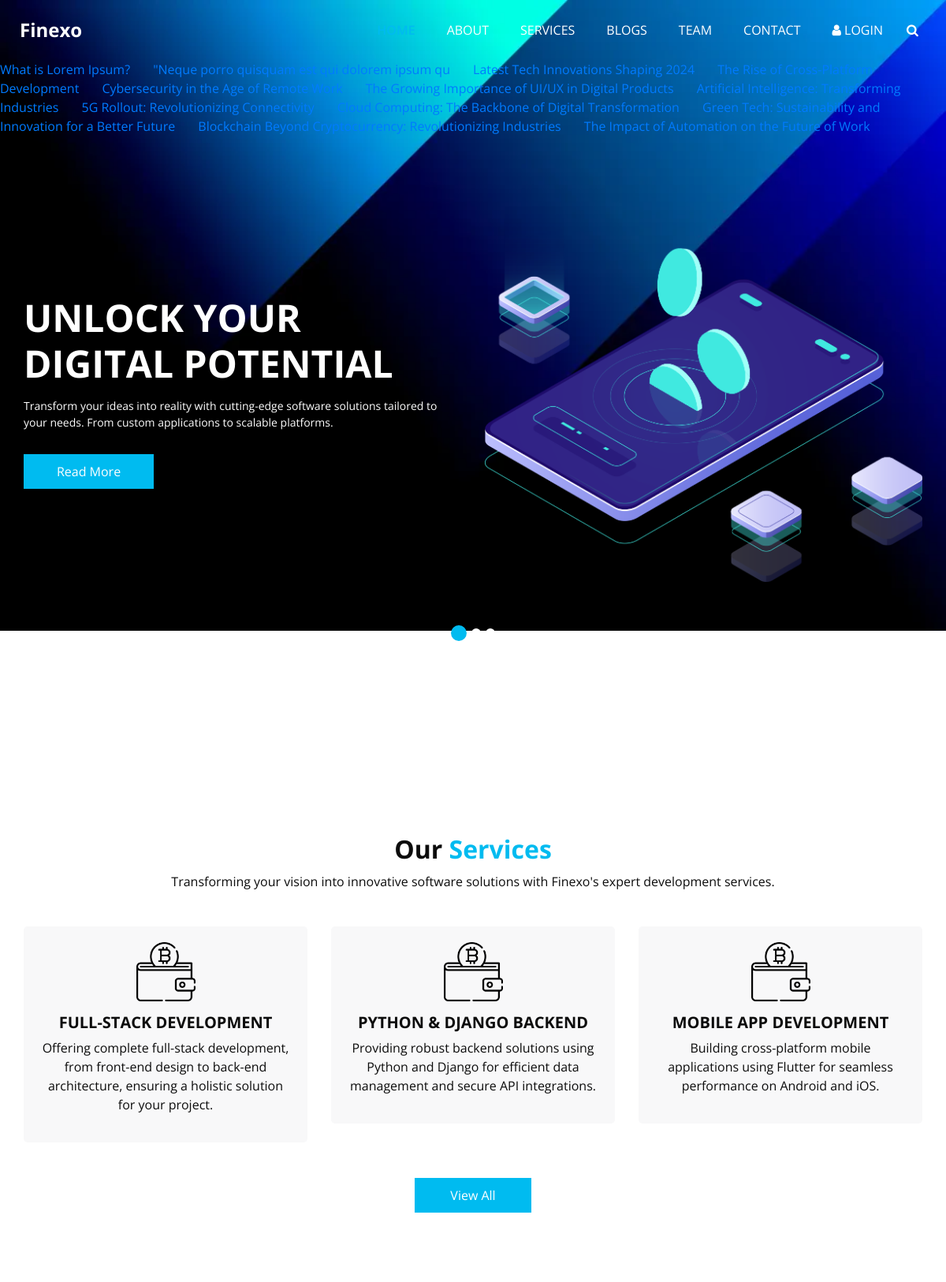
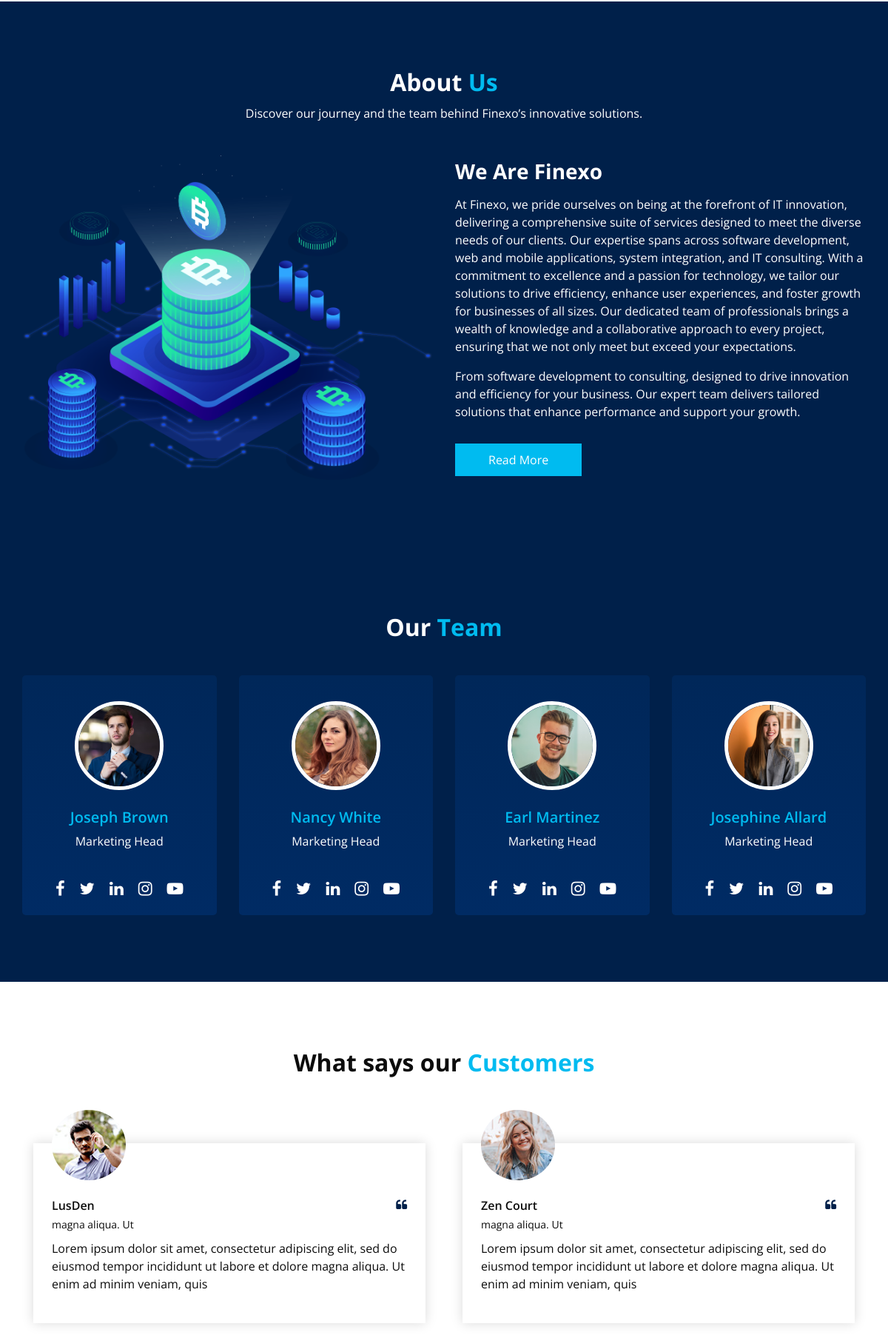
The page / (upper part) on the database its author committed (2 pictures, top to bottom).
### news/models.py (models this page shows)
class news(models.Model):
    news_title=models.CharField(max_length=100)
    news_desc=HTMLField()
    news_image=models.FileField(upload_to="news/", max_length=250, null=True, default=None)

### newservice/models.py (models this page shows)
class newserviceclass(models.Model):
    service_icon = models.CharField(max_length=50)
    service_title = models.CharField(max_length=50)
    service_desc = models.TextField()

### prj1/views.py (the view)
# urls.py: 2. Add a URL to urlpatterns:  path('', views.home, name='home')
def home(request):
    newsdata = news.objects.all();
    newservicedata = newserviceclass.objects.all().order_by('-id')[:3]
    data={
       'mytitle':"Finexo",
        "dharas":"Dhara's",
        "secondtext":"Website",
        "clist":["php", "java", "Django"],
        "numbers" : [10,20,30,40,50],
        "student_details" : [
            {'name':'Dhara', 'phone':'8724958284'},
             {'name':'Hetvi', 'phone':'8724958284'},
        ],
        'newsdata': newsdata,
        'servicesdata': newservicedata
    }
    return render(request,"index.html",data)

### templates/index.html (shortened to what this page needs)
{% extends "base.html" %}
{% block content %}
<marquee onmouseover="stop()" onmouseout="start()" style="color:white">
  {% for news in newsdata %}
  <a href="/newsdetail1/{{news.id}}">{{news.news_title}} </a>&nbsp &nbsp &nbsp
  {% endfor %}
</marquee>
    <section class="slider_section ">
      <div id="customCarousel1" class="carousel slide" data-ride="carousel">
        <div class="carousel-inner">
          <div class="carousel-item active">
            <div class="container ">
              <div class="row">
                <div class="col-md-6 ">
                  <div class="detail-box">
                    <h1>
                      Unlock Your<br> Digital Potential
                    </h1>
                    <p>
                      Transform your ideas into reality with cutting-edge software solutions tailored to your needs. From custom applications to scalable platforms.
                    </p>
                    <div class="btn-box">
                      <a href="/services1/" class="btn1">
                        Read More
                      </a>
                    </div>
                  </div>
                </div>
                <div class="col-md-6">
                  <div class="img-box">
                    <img src="/static/images/slider-img.png" alt="">
                  </div>
                </div>
              </div>
            </div>
          </div>
        </div>
        <ol class="carousel-indicators">
          <li data-target="#customCarousel1" data-slide-to="0" class="active"></li>
          <li data-target="#customCarousel1" data-slide-to="1"></li>
          <li data-target="#customCarousel1" data-slide-to="2"></li>
        </ol>
      </div>
    </section>
  </div>
  <section class="service_section layout_padding">
    <div class="service_container">
      <div class="container ">
        <div class="heading_container heading_center">
          <h2>
            Our <span>Services</span>
          </h2>
          <p>
            Transforming your vision into innovative software solutions with Finexo's expert development services.  </p>
        </div>
        <div class="row">
          {% for n in servicesdata %}
          <div class="col-md-4 ">
            <div class="box ">
              <div class="img-box">
                <img src="/static/images/s1.png" alt="">
              </div>
              <div class="detail-box">
                <h5>
                  {{n.service_title}}
                </h5>
                <p>
                  {{n.service_desc | safe }}
                </p>
              </div>
            </div>
          </div>
          {% endfor %}
        </div>
        <div class="btn-box">
          <a href="/services1/">
            View All
          </a>
        </div>
      </div>
    </div>
  </section>
  <section class="about_section layout_padding">
    <div class="container  ">
      <div class="heading_container heading_center">
        <h2>
          About <span>Us</span>
        </h2>
        <p>
          Discover our journey and the team behind Finexo’s innovative solutions.  </p>
      </div>
      <div class="row">
        <div class="col-md-6 ">
          <div class="img-box">
            <img src="/static/images/about-img.png" alt="">
          </div>
        </div>
        <div class="col-md-6">
          <div class="detail-box">
            <h3>
              We Are Finexo
            </h3>
            <p>
              At Finexo, we pride ourselves on being at the forefront of IT innovation, delivering a comprehensive suite of services designed to meet the diverse needs of our clients. Our expertise spans across software development, web and mobile applications, system integration, and IT consulting. With a commitment to excellence and a passion for technology, we tailor our solutions to drive efficiency, enhance user experiences, and foster growth for businesses of all sizes. Our dedicated team of professionals brings a wealth of knowledge and a collaborative approach to every project, ensuring that we not only meet but exceed your expectations.
            </p>
            <p>
              From software development to consulting, designed to drive innovation and efficiency for your business. Our expert team delivers tailored solutions that enhance performance and support your growth.
            </p>
            <a href="/about1/">
              Read More
            </a>
          </div>
        </div>
      </div>
    </div>
  </section>
  <section class="team_section layout_padding">
    <div class="container-fluid">
      <div class="heading_container heading_center">
        <h2 class="">
          Our <span> Team</span>
        </h2>
      </div>
      <div class="team_container">
        <div class="row">
          <div class="col-lg-3 col-sm-6">
            <div class="box ">
              <div class="img-box">
                <img src="/static/images/team-1.jpg" class="img1" alt="">
              </div>
              <div class="detail-box">
                <h5>
                  Joseph Brown
                </h5>
                <p>
                  Marketing Head
                </p>
              </div>
              <div class="social_box">
                <a href="#">
                  <i class="fa fa-facebook" aria-hidden="true"></i>
                </a>
                <a href="#">
                  <i class="fa fa-twitter" aria-hidden="true"></i>
                </a>
                <a href="#">
                  <i class="fa fa-linkedin" aria-hidden="true"></i>
                </a>
                <a href="#">
                  <i class="fa fa-instagram" aria-hidden="true"></i>
                </a>
                <a href="#">
                  <i class="fa fa-youtube-play" aria-hidden="true"></i>
                </a>
              </div>
            </div>
          </div>
          <div class="col-lg-3 col-sm-6">
            <div class="box ">
              <div class="img-box">
                <img src="/static/images/team-2.jpg" class="img1" alt="">
              </div>
              <div class="detail-box">
                <h5>
                  Nancy White
                </h5>
                <p>
                  Marketing Head
                </p>
              </div>
              <div class="social_box">
                <a href="#">
                  <i class="fa fa-facebook" aria-hidden="true"></i>
                </a>
                <a href="#">
                  <i class="fa fa-twitter" aria-hidden="true"></i>
                </a>
                <a href="#">
                  <i class="fa fa-linkedin" aria-hidden="true"></i>
                </a>
                <a href="#">
                  <i class="fa fa-instagram" aria-hidden="true"></i>
                </a>
                <a href="#">
                  <i class="fa fa-youtube-play" aria-hidden="true"></i>
                </a>
              </div>
            </div>
          </div>
          <div class="col-lg-3 col-sm-6">
            <div class="box ">
              <div class="img-box">
                <img src="/static/images/team-3.jpg" class="img1" alt="">
              </div>
              <div class="detail-box">
                <h5>
                  Earl Martinez
                </h5>
                <p>
                  Marketing Head
                </p>
              </div>
              <div class="social_box">
                <a href="#">
                  <i class="fa fa-facebook" aria-hidden="true"></i>
                </a>
                <a href="#">
                  <i class="fa fa-twitter" aria-hidden="true"></i>
                </a>
                <a href="#">
                  <i class="fa fa-linkedin" aria-hidden="true"></i>
                </a>
                <a href="#">
                  <i class="fa fa-instagram" aria-hidden="true"></i>
                </a>
                <a href="#">
                  <i class="fa fa-youtube-play" aria-hidden="true"></i>
                </a>
              </div>
            </div>
          </div>
          <div class="col-lg-3 col-sm-6">
            <div class="box ">
              <div class="img-box">
                <img src="/static/images/team-4.jpg" class="img1" alt="">
              </div>
              <div class="detail-box">
                <h5>
                  Josephine Allard
                </h5>
                <p>
                  Marketing Head
                </p>
              </div>
              <div class="social_box">
                <a href="#">
                  <i class="fa fa-facebook" aria-hidden="true"></i>
                </a>
                <a href="#">
                  <i class="fa fa-twitter" aria-hidden="true"></i>
                </a>
                <a href="#">
                  <i class="fa fa-linkedin" aria-hidden="true"></i>
                </a>
                <a href="#">
                  <i class="fa fa-instagram" aria-hidden="true"></i>
                </a>
                <a href="#">
                  <i class="fa fa-youtube-play" aria-hidden="true"></i>
                </a>
              </div>
            </div>
          </div>
        </div>
      </div>
    </div>
  </section>
  <section class="client_section layout_padding">
    <div class="container">
      <div class="heading_container heading_center psudo_white_primary mb_45">
        <h2>
          What says our <span>Customers</span>
        </h2>
      </div>
      <div class="carousel-wrap ">
        <div class="owl-carousel client_owl-carousel">
          <div class="item">
            <div class="box">
              <div class="img-box">
                <img src="/static/images/client1.jpg" alt="" class="box-img">
              </div>
              <div class="detail-box">
                <div class="client_id">
                  <div class="client_info">
                    <h6>
                      LusDen
                    </h6>
                    <p>
                      magna aliqua. Ut
                    </p>
                  </div>
                  <i class="fa fa-quote-left" aria-hidden="true"></i>
                </div>
                <p>
                  Lorem ipsum dolor sit amet, consectetur adipiscing elit, sed do eiusmod tempor incididunt ut labore et dolore magna aliqua. Ut enim ad minim veniam, quis </p>
              </div>
            </div>
          </div>
          <div class="item">
            <div class="box">
              <div class="img-box">
                <img src="/static/images/client2.jpg" alt="" class="box-img">
              </div>
              <div class="detail-box">
                <div class="client_id">
                  <div class="client_info">
                    <h6>
                      Zen Court
                    </h6>
                    <p>
                      magna aliqua. Ut
                    </p>
                  </div>
                  <i class="fa fa-quote-left" aria-hidden="true"></i>
                </div>
                <p>
                  Lorem ipsum dolor sit amet, consectetur adipiscing elit, sed do eiusmod tempor incididunt ut labore et dolore magna aliqua. Ut enim ad minim veniam, quis </p>
              </div>
            </div>
          </div>
        </div>
      </div>
    </div>
  </section>
  {% endblock content %}

### static/css/responsive.css (style rules this page uses)
@media (min-width: 1200px) { .container { max-width: 1170px; } }

### rows shown on the page
news: news_title "What is Lorem Ipsum?"
news: news_title "\"Neque porro quisquam est qui dolorem ipsum qu"
news: news_title "Latest Tech Innovations Shaping 2024"
news: news_title "The Rise of Cross-Platform Development"
news: news_title "Cybersecurity in the Age of Remote Work"
news: news_title "The Growing Importance of UI/UX in Digital Products"
news: news_title "Artificial Intelligence: Transforming Industries"
news: news_title "5G Rollout: Revolutionizing Connectivity"
news: news_title "Cloud Computing: The Backbone of Digital Transformation"
news: news_title "Green Tech: Sustainability and Innovation for a Better Future"
news: news_title "Blockchain Beyond Cryptocurrency: Revolutionizing Industries"
news: news_title "The Impact of Automation on the Future of Work"
newserviceclass: service_title "FULL-STACK DEVELOPMENT", service_desc "Offering complete full-stack development, from front-end design to back-end architecture, ensuring a holistic solution for your project."
newserviceclass: service_title "PYTHON & DJANGO BACKEND", service_desc "Providing robust backend solutions using Python and Django for efficient data management and secure API integrations."
newserviceclass: service_title "MOBILE APP DEVELOPMENT", service_desc "Building cross-platform mobile applications using Flutter for seamless performance on Android and iOS."
